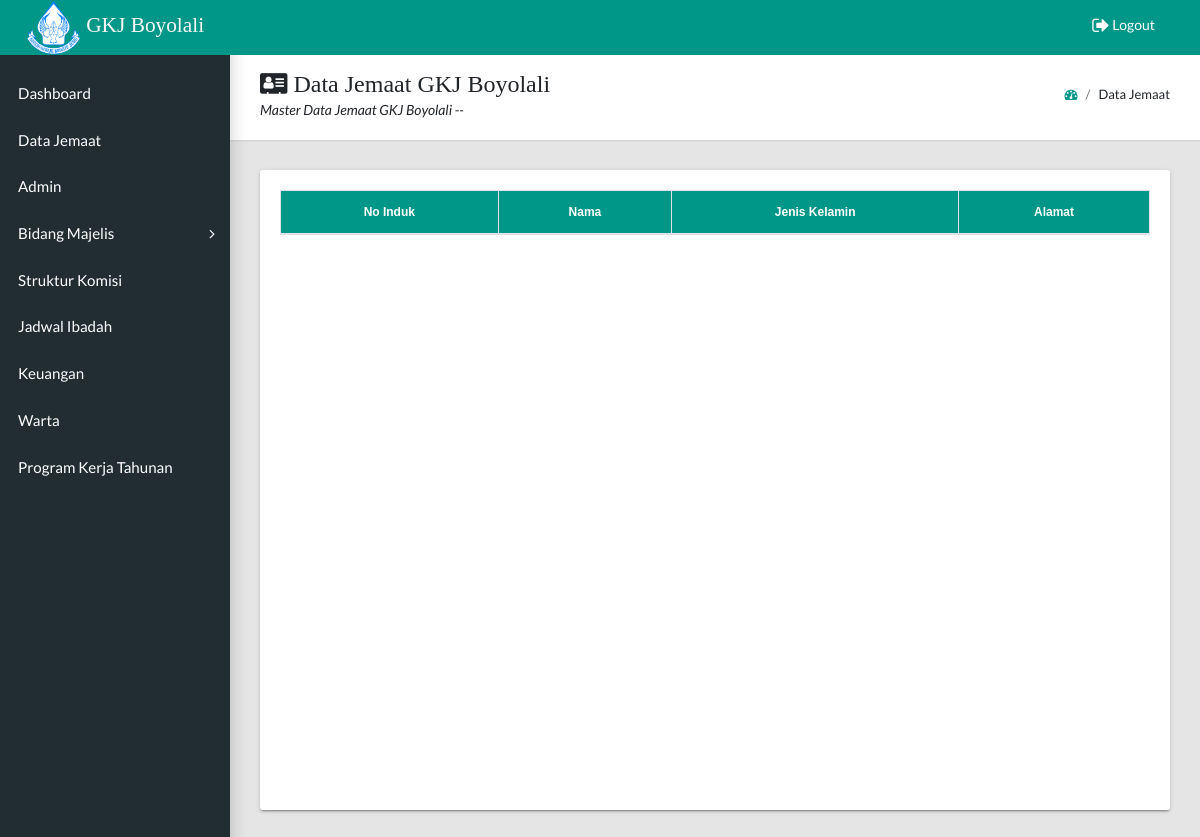
Before: /admin/docs/data_jemaat_majelis_komisi.php with the older database file.
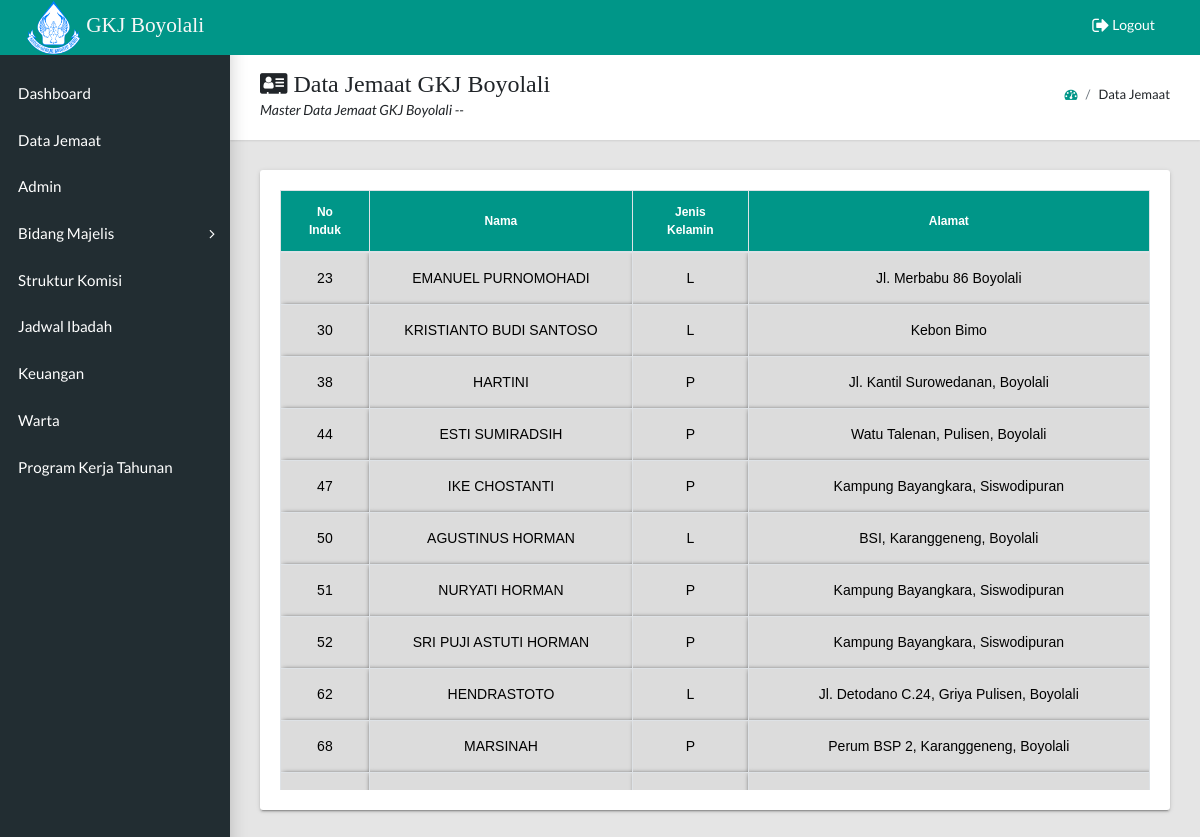
After: the same page with the newer database file.
### tables this page shows
CREATE TABLE `data_jemaat` (
  `no_induk` int(11) NOT NULL,
  `nama` varchar(50) NOT NULL,
  `jabatan` varchar(25) NOT NULL,
  `jenis_kelamin` varchar(2) NOT NULL,
  `alamat` text NOT NULL,
  `lahir` text NOT NULL,
  `baptis` text NOT NULL,
  `sidi` text NOT NULL,
  `nikah` text NOT NULL,
  `meninggal` text NOT NULL,
  `orang_tua` varchar(50) NOT NULL,
  `suami_istri` varchar(50) NOT NULL,
  `dari_gereja` text NOT NULL,
  `ke_gereja` text NOT NULL,
  `keterangan` text NOT NULL,
  `tanggal_terdaftar` date NOT NULL DEFAULT current_timestamp(),
  `keterangan_tambahan` text NOT NULL,
  `Id_komisi` int(11) NOT NULL
);

### admin/docs/data_jemaat_majelis_komisi.php (the view, shortened to what this page needs)
<?php
include '../../database.php';
$id__ = $_GET['id'];
  $data_jemaat = mysqli_query($conn, "SELECT * FROM `data_jemaat` where `Id_komisi` = '$id__'");
  function nama_komisi($name_komisi)
  {
      global $conn;
      $sqly = mysqli_fetch_assoc(mysqli_query($conn, "SELECT * FROM struktur_komisi WHERE id_komisi='$name_komisi'"));
      return $sqly['idnama_komisi'];
  }
?>
<!DOCTYPE html>
<html lang="en">
<?php
include 'header.php';
?>
  <body class="app sidebar-mini">
<?php
include 'navbar_menu.php';
include 'sidebar_menu.php';
?>
    <main class="app-content">
      <div class="app-title">
        <div>
          <h1><i class="fa fa-address-card" aria-hidden="true"></i> Data Jemaat GKJ Boyolali</h1>
          <p>Master Data Jemaat GKJ Boyolali -- <?= nama_komisi($id__); ?></p>
        </div>
        <ul class="app-breadcrumb breadcrumb">
          <li class="breadcrumb-item"><a href="dashboard.php"><i class="fa fa-dashboard"></a></i></li>
          <li class="breadcrumb-item">Data Jemaat</li>
        </ul>
      </div>
      <div class="row">
        <div class="col-md-12">
          <div class="tile">
              <div style="height: 600px;overflow: scroll;">
                <table class=" table-hover table-bordered" >
                  <thead>
                    <tr>
                      <th rowspan="2">No Induk</th>
                      <th rowspan="2">Nama</th>
                      <th rowspan="2">Jenis Kelamin</th>
                      <th rowspan="2">Alamat</th>
                    </tr>
                  </thead>
                  <tbody>
                  <?php foreach ($data_jemaat as $row) : ?>
                    <tr>
                      <td><?= $row["no_induk"]; ?></td>
                      <td><?= $row["nama"]; ?></td>
                      <td><?= $row["jenis_kelamin"]; ?></td>
                      <td><?= $row["alamat"]; ?></td>
                    </tr>
                    <?php endforeach;
                  ?>
                  </tbody>
                </table>
              </div>
          </div>
        </div>
      </div>
    </main>
  </body>
</html>

### admin/docs/navbar_menu.php
<header class="app-header"><b class="app-header__logo contoh"><img class="center"><img src="images/gkj.png" height="55" width="55"> GKJ Boyolali</b>
  <ul class="app-nav">
    <a class="app-nav__item" href="../../logout.php"><i class="fa fa-sign-out fa-lg"></i> Logout</a>
  </ul>
</header>

Changed rows visible on the page:
added data_jemaat: no_induk "23", nama "EMANUEL PURNOMOHADI", jenis_kelamin "L", alamat "Jl. Merbabu 86 Boyolali"
added data_jemaat: no_induk "30", nama "KRISTIANTO BUDI SANTOSO", jenis_kelamin "L", alamat "Kebon Bimo"
added data_jemaat: no_induk "38", nama "HARTINI", jenis_kelamin "P", alamat "Jl. Kantil Surowedanan, Boyolali"
added data_jemaat: no_induk "44", nama "ESTI SUMIRADSIH", jenis_kelamin "P", alamat "Watu Talenan, Pulisen, Boyolali"
added data_jemaat: no_induk "47", nama "IKE CHOSTANTI", jenis_kelamin "P", alamat "Kampung Bayangkara, Siswodipuran"
added data_jemaat: no_induk "50", nama "AGUSTINUS HORMAN", jenis_kelamin "L", alamat "BSI, Karanggeneng, Boyolali"
added data_jemaat: no_induk "51", nama "NURYATI HORMAN", jenis_kelamin "P", alamat "Kampung Bayangkara, Siswodipuran"
added data_jemaat: no_induk "52", nama "SRI PUJI ASTUTI HORMAN", jenis_kelamin "P", alamat "Kampung Bayangkara, Siswodipuran"
added data_jemaat: no_induk "62", nama "HENDRASTOTO", jenis_kelamin "L", alamat "Jl. Detodano C.24, Griya Pulisen, Boyolali"
added data_jemaat: no_induk "68", nama "MARSINAH", jenis_kelamin "P", alamat "Perum BSP 2, Karanggeneng, Boyolali"
